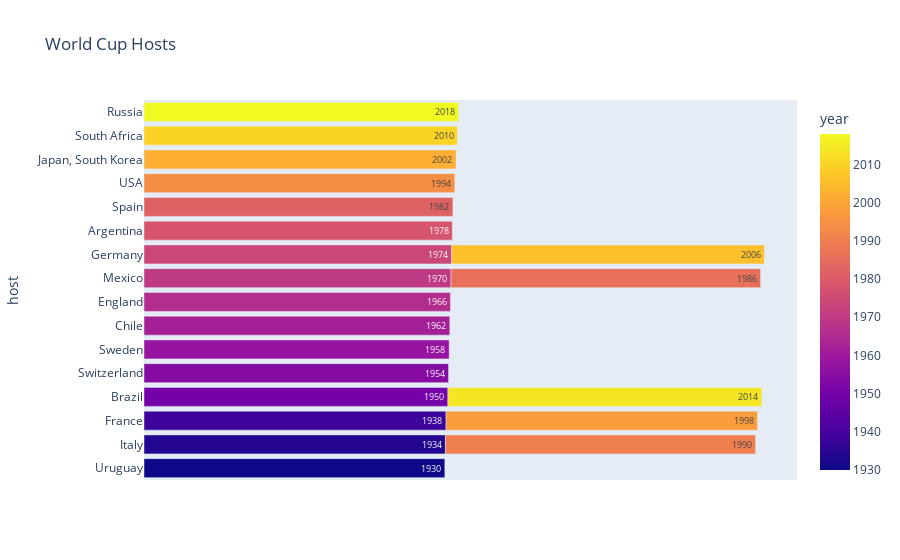

The notebook cell saved with this chart:
### Code cell
fig = px.bar(wc_df,x='year',y='host',text_auto=True,title='World Cup Hosts',color='year')
fig.update_xaxes(showgrid=False, visible=False)

fig.show()

### Figure 1 — Plotly figure (JSON) as saved in the notebook; plotly's stock layout.template omitted (floating-point values rounded to 4 significant figures)
{"data": [{"alignmentgroup": "True", "hovertemplate": "year=%{marker.color}<br>host=%{y}<extra></extra>", "legendgroup": "", "marker": {"color": [1930, 1934, 1938, 1950, 1954, 1958, 1962, 1966, 1970, 1974, 1978, 1982, 1986, 1990, 1994, 1998, 2002, 2006, 2010, 2014, 2018], "coloraxis": "coloraxis", "pattern": {"shape": ""}}, "name": "", "offsetgroup": "", "orientation": "h", "showlegend": false, "textposition": "auto", "texttemplate": "%{x}", "type": "bar", "x": [1930, 1934, 1938, 1950, 1954, 1958, 1962, 1966, 1970, 1974, 1978, 1982, 1986, 1990, 1994, 1998, 2002, 2006, 2010, 2014, 2018], "xaxis": "x", "y": ["Uruguay", "Italy", "France", "Brazil", "Switzerland", "Sweden", "Chile", "England", "Mexico", "Germany", "Argentina", "Spain", "Mexico", "Italy", "USA", "France", "Japan, South Korea", "Germany", "South Africa", "Brazil", "Russia"], "yaxis": "y"}], "layout": {"barmode": "relative", "coloraxis": {"colorbar": {"title": {"text": "year"}}, "colorscale": [[0, "#0d0887"], [0.1111, "#46039f"], [0.2222, "#7201a8"], [0.3333, "#9c179e"], [0.4444, "#bd3786"], [0.5556, "#d8576b"], [0.6667, "#ed7953"], [0.7778, "#fb9f3a"], [0.8889, "#fdca26"], [1, "#f0f921"]]}, "legend": {"tracegroupgap": 0}, "title": {"text": "World Cup Hosts"}, "xaxis": {"anchor": "y", "domain": [0, 1], "showgrid": false, "title": {"text": "year"}, "visible": false}, "yaxis": {"anchor": "x", "domain": [0, 1], "title": {"text": "host"}}}}
